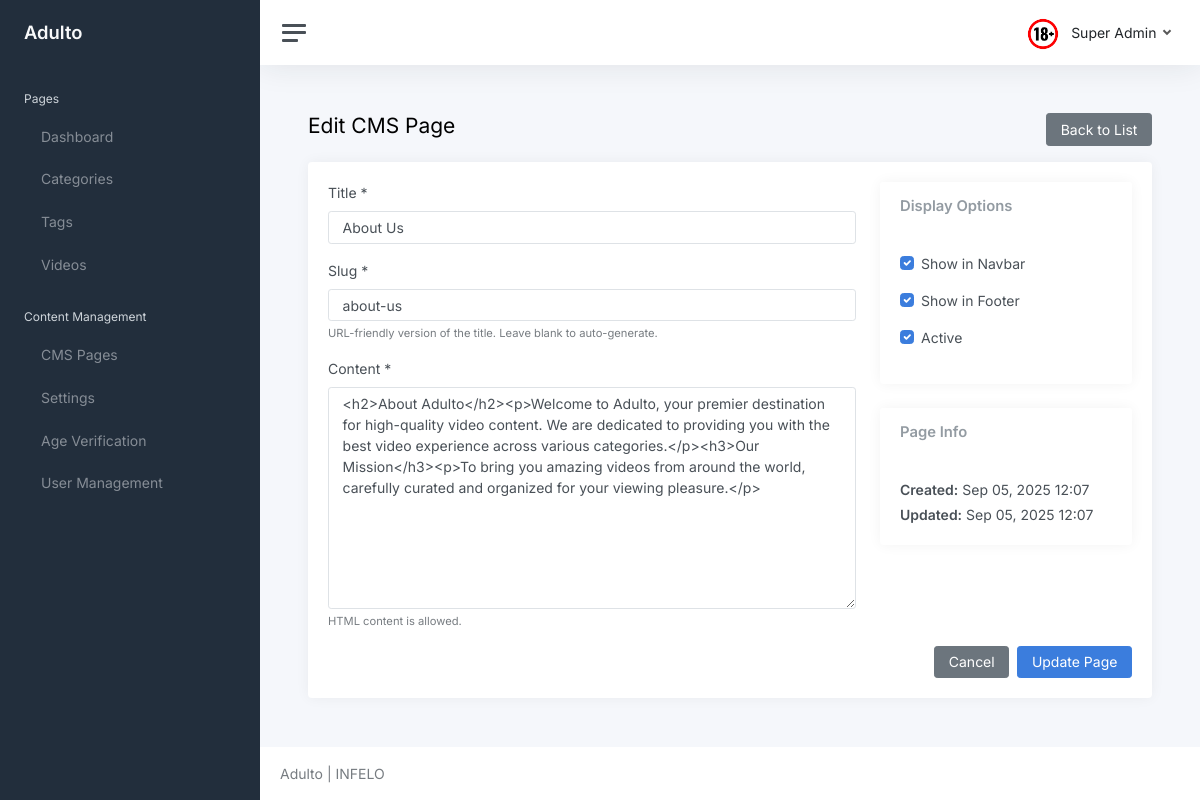
/core/cms/2/edit/ (signed in), run on the app's committed database.
### core/models.py (models this page shows, shortened)
class User(AbstractUser):
	username = None
	first_name = None
	last_name = None
	name = models.CharField(max_length=150, blank=True)
	email = models.EmailField(unique=True)
	is_freeze = models.BooleanField(default=False)
	is_email_verified = models.BooleanField(default=False)
	email_verification_token = models.CharField(max_length=100, blank=True, null=True)
	email_verification_created = models.DateTimeField(blank=True, null=True)
	is_staff = models.BooleanField(default=False, help_text="Designates whether the user can log into the admin site. Only activated users can access admin.")
	USERNAME_FIELD = 'email'
	REQUIRED_FIELDS = []

class CMS(models.Model):
	title = models.CharField(max_length=200, help_text="Page title")
	slug = models.SlugField(max_length=220, unique=True, help_text="URL slug for the page")
	content = models.TextField(help_text="Page content (HTML allowed)")
	in_navbar = models.BooleanField(default=False, help_text="Show this page in the main navigation")
	in_footer = models.BooleanField(default=False, help_text="Show this page in the footer")
	is_active = models.BooleanField(default=True, help_text="Is this page active and visible?")
	created_at = models.DateTimeField(auto_now_add=True)
	updated_at = models.DateTimeField(auto_now=True)
	class Meta:
		ordering = ['title']
		verbose_name = "CMS Page"
		verbose_name_plural = "CMS Pages"

### core/views.py (the view)
# urls.py: path('cms/<int:pk>/edit/', views.cms_update, name='cms_update'),
@login_required(login_url='login')
def cms_update(request, pk):
	cms_page = get_object_or_404(CMS, pk=pk)
	if request.method == 'POST':
		form = CMSForm(request.POST, instance=cms_page)
		if form.is_valid():
			form.save()
			messages.success(request, 'CMS page updated successfully.')
			return redirect('cms_list')
	else:
		form = CMSForm(instance=cms_page)
	context = {
		'form': form,
		'cms_page': cms_page,
	}
	return render(request, 'core/cms_form.html', context)

### core/forms.py
class CMSForm(forms.ModelForm):
    class Meta:
        model = CMS
        fields = ["title", "slug", "content", "in_navbar", "in_footer", "is_active"]
        widgets = {
            "title": forms.TextInput(attrs={"class": "form-control", "placeholder": "Page title"}),
            "slug": forms.TextInput(attrs={"class": "form-control", "placeholder": "page-slug"}),
            "content": forms.Textarea(attrs={"class": "form-control", "rows": 10, "placeholder": "Page content (HTML allowed)"}),
            "in_navbar": forms.CheckboxInput(attrs={"class": "form-check-input"}),
            "in_footer": forms.CheckboxInput(attrs={"class": "form-check-input"}),
            "is_active": forms.CheckboxInput(attrs={"class": "form-check-input"}),
        }

### adulto/context_processors.py (called while the page is built)
def site_branding(request):
	return {
		"site_brand": getattr(settings, "SITE_BRAND", "Adulto"),
		"site_logo_url": getattr(settings, "SITE_LOGO_URL", "/static/logo.png"),
	}

### core/models.py (called while the page is built)
	@classmethod
	def get_setting(cls, key, default=None):
		try:
			return cls.objects.get(key=key).value
		except cls.DoesNotExist:
			return default

	@classmethod
	def get_active(cls):
		try:
			return cls.objects.filter(is_active=True).first()
		except:
			return None

### templates/core/cms_form.html (shortened to what this page needs)
{% extends 'core/layout/base.html' %}
{% block content %}
<div class="container-fluid p-0">
    <div class="d-flex justify-content-between align-items-center mb-3">
        <h1 class="h3 d-inline align-middle">
            {% if form.instance.pk %}Edit{% else %}Add{% endif %} CMS Page
        </h1>
        <a class="btn btn-secondary" href="{% url 'cms_list' %}">Back to List</a>
    </div>
    <div class="row">
        <div class="col-12">
            <div class="card">
                <div class="card-body">
                    <form method="post">
                        <div class="row">
                            <div class="col-md-8">
                                <div class="mb-3">
                                    <label for="{{ form.title.id_for_label }}" class="form-label">Title *</label>
                                    {{ form.title }}
                                </div>
                                <div class="mb-3">
                                    <label for="{{ form.slug.id_for_label }}" class="form-label">Slug *</label>
                                    {{ form.slug }}
                                    <div class="form-text">URL-friendly version of the title. Leave blank to auto-generate.</div>
                                </div>
                                <div class="mb-3">
                                    <label for="{{ form.content.id_for_label }}" class="form-label">Content *</label>
                                    {{ form.content }}
                                    <div class="form-text">HTML content is allowed.</div>
                                </div>
                            </div>
                            <div class="col-md-4">
                                <div class="card">
                                    <div class="card-header">
                                        <h5 class="card-title mb-0">Display Options</h5>
                                    </div>
                                    <div class="card-body">
                                        <div class="mb-3">
                                            <div class="form-check">
                                                {{ form.in_navbar }}
                                                <label class="form-check-label" for="{{ form.in_navbar.id_for_label }}">
                                                    Show in Navbar
                                                </label>
                                            </div>
                                        </div>
                                        <div class="mb-3">
                                            <div class="form-check">
                                                {{ form.in_footer }}
                                                <label class="form-check-label" for="{{ form.in_footer.id_for_label }}">
                                                    Show in Footer
                                                </label>
                                            </div>
                                        </div>
                                        <div class="mb-3">
                                            <div class="form-check">
                                                {{ form.is_active }}
                                                <label class="form-check-label" for="{{ form.is_active.id_for_label }}">
                                                    Active
                                                </label>
                                            </div>
                                        </div>
                                    </div>
                                </div>
                                {% if form.instance.pk %}
                                <div class="card mt-3">
                                    <div class="card-header">
                                        <h5 class="card-title mb-0">Page Info</h5>
                                    </div>
                                    <div class="card-body">
                                        <p class="mb-1"><strong>Created:</strong> {{ form.instance.created_at|date:"M d, Y H:i" }}</p>
                                        <p class="mb-0"><strong>Updated:</strong> {{ form.instance.updated_at|date:"M d, Y H:i" }}</p>
                                    </div>
                                </div>
                                {% endif %}
                            </div>
                        </div>
                        <div class="d-flex justify-content-end gap-2">
                            <a class="btn btn-secondary" href="{% url 'cms_list' %}">Cancel</a>
                            <button type="submit" class="btn btn-primary">
                                {% if form.instance.pk %}Update{% else %}Create{% endif %} Page
                            </button>
                        </div>
                    </form>
                </div>
            </div>
        </div>
    </div>
</div>
{% endblock %}

### templates/core/layout/header.html (shortened to what this page needs)
<nav class="navbar navbar-expand navbar-light navbar-bg">
    <a class="sidebar-toggle js-sidebar-toggle">
        <i class="hamburger align-self-center"></i>
    </a>
    <div class="navbar-collapse collapse">
        <ul class="navbar-nav navbar-align">
            <li class="nav-item dropdown">
                <a class="nav-link dropdown-toggle d-none d-sm-inline-block" href="#"
                    data-bs-toggle="dropdown">
                    <img src="/static/core/logo.png" class="avatar img-fluid rounded me-1"
                        alt="" /> <span class="text-dark">{{ request.user.name }}</span>
                </a>
            </li>
        </ul>
    </div>
</nav>

### data on the page
User: user.name "Super Admin"
CMS: title "About Us", slug "about-us", content "<h2>About Adulto</h2><p>Welcome to Adulto, your premier destination for high-quality video content. We are dedicated to providing you with the best video experience across various categories.</p><h3>Our Mission</h3><p>To bring you amazing videos from around the world, carefully curated and organized for your viewing pleasure.</p>", in_navbar "☑", in_footer "☑", is_active "☑", instance.created_at "Sep 05, 2025 12:07", instance.updated_at "Sep 05, 2025 12:07"

### other printed values
{{ site_brand }} "Adulto"
